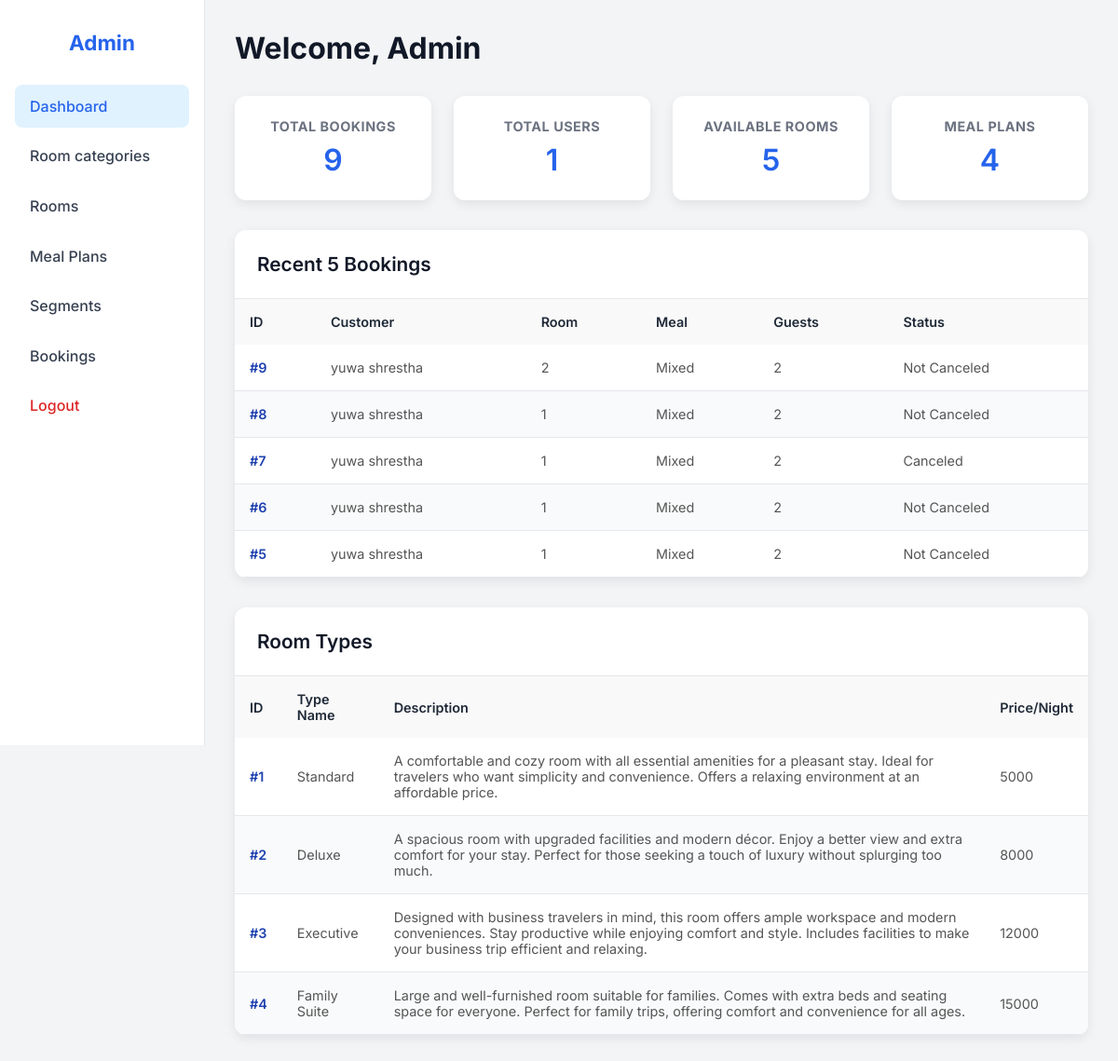
The app's page /admin_dashboard (signed in), older data.
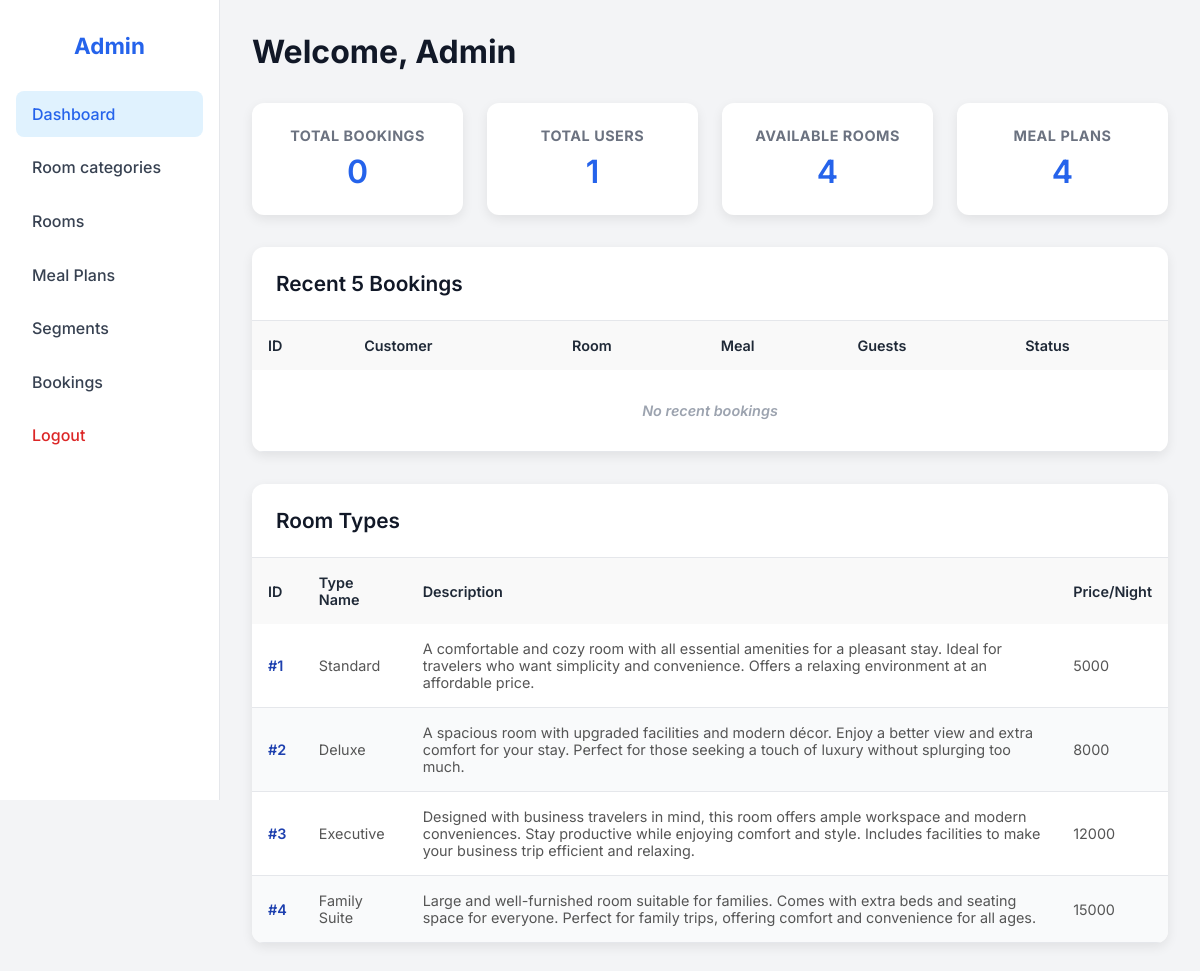
The same page, newer data.
### tables this page shows
CREATE TABLE bookings (
            booking_id INTEGER PRIMARY KEY AUTOINCREMENT,
            customer_id INTEGER NOT NULL,
            room_id INTEGER NOT NULL,
            meal_plan_id INTEGER NOT NULL,
            market_segment_id INTEGER NOT NULL,
            booking_status TEXT CHECK(booking_status IN ('Canceled','Not_Canceled')) NOT NULL,
            no_of_adults INTEGER NOT NULL,
            no_of_children INTEGER NOT NULL,
            no_of_weekend_nights INTEGER NOT NULL,
            no_of_week_nights INTEGER NOT NULL,
            required_car_parking_space INTEGER DEFAULT 0,
            lead_time INTEGER NOT NULL,
            arrival_year INTEGER NOT NULL,
            arrival_month INTEGER NOT NULL,
            arrival_date INTEGER NOT NULL,
            repeated_guest INTEGER DEFAULT 0,
            no_of_previous_cancellations INTEGER DEFAULT 0,
            no_of_previous_bookings_not_canceled INTEGER DEFAULT 0,
            avg_price_per_room REAL NOT NULL,
            no_of_special_requests INTEGER DEFAULT 0,
            total_nights INTEGER,
            total_guests INTEGER,
            created_at TIMESTAMP DEFAULT CURRENT_TIMESTAMP,
            updated_at TIMESTAMP DEFAULT CURRENT_TIMESTAMP,
            FOREIGN KEY(customer_id) REFERENCES customers(customer_id),
            FOREIGN KEY(room_id) REFERENCES rooms(room_id),
            FOREIGN KEY(meal_plan_id) REFERENCES meal_plans(meal_plan_id),
            FOREIGN KEY(market_segment_id) REFERENCES market_segments(market_segment_id)
        );

CREATE TABLE customers (
            customer_id INTEGER PRIMARY KEY AUTOINCREMENT,
            name TEXT NOT NULL,
            email TEXT UNIQUE NOT NULL,
            phone TEXT,
            address TEXT,
            password TEXT NOT NULL,
            is_admin INTEGER DEFAULT 0
        );

CREATE TABLE meal_plans (
            meal_plan_id INTEGER PRIMARY KEY AUTOINCREMENT,
            meal_plan_name TEXT UNIQUE NOT NULL,
            image_path TEXT
        );

CREATE TABLE room_types (
            room_type_id INTEGER PRIMARY KEY AUTOINCREMENT,
            room_type_name TEXT UNIQUE NOT NULL,
            description TEXT,
            price_per_night INTEGER,
            image_path TEXT
        );

### app.py (the view)
@app.route("/admin_dashboard")
@login_required
def admin_dashboard():
    if not session.get("is_admin"):
        flash("Admin access required.", "danger")
        return redirect(url_for("login"))
    conn = get_db_connection()
    total_bookings = conn.execute("SELECT COUNT(*) FROM bookings").fetchone()[0]
    available_rooms = conn.execute("""
        SELECT COUNT(*) FROM rooms
    """).fetchone()[0]
    total_meal_plans = conn.execute("SELECT COUNT(*) FROM meal_plans").fetchone()[0]
    total_users = conn.execute("SELECT COUNT(*) FROM customers WHERE is_admin=0").fetchone()[0]
    recent_bookings = conn.execute("""
    SELECT b.booking_id,
           c.name as customer_name,
           COALESCE(r.room_number, 'Deleted Room') as room_number,
           COALESCE(t.room_type_name, 'Unknown Type') as room_type_name,
           m.meal_plan_name,
           s.segment_name,
           b.no_of_adults,
           b.no_of_children,
           b.total_nights,
           b.booking_status,
           b.created_at
    FROM bookings b
    JOIN customers c ON b.customer_id = c.customer_id
    LEFT JOIN rooms r ON b.room_id = r.room_id
    LEFT JOIN room_types t ON r.room_type_id = t.room_type_id
    JOIN meal_plans m ON b.meal_plan_id = m.meal_plan_id
    JOIN market_segments s ON b.market_segment_id = s.market_segment_id
    ORDER BY b.created_at DESC
    LIMIT 5
""").fetchall()
    room_types = conn.execute("""
        SELECT room_type_id, room_type_name, description, price_per_night
        FROM room_types
        ORDER BY room_type_id
    """).fetchall()
    conn.close()
    return render_template(
        "admin_dashboard.html",
        total_bookings=total_bookings,
        available_rooms=available_rooms,
        total_meal_plans=total_meal_plans,
        total_users=total_users,
        recent_bookings=recent_bookings,
        room_types=room_types
    )

### app.py (called while the page is built)
def get_db_connection():
    conn = sqlite3.connect(DB_PATH)
    conn.row_factory = sqlite3.Row
    conn.execute("PRAGMA foreign_keys = ON")
    return conn

def login_required(f):
    @wraps(f)
    def decorated(*args, **kwargs):
        if "user_id" not in session:
            flash("Please login first.", "warning")
            next_url = request.url
            return redirect(url_for("login", next=next_url))
        return f(*args, **kwargs)
    return decorated

### templates/admin_dashboard.html (shortened to what the changed rows need)
<!DOCTYPE html>
<html lang="en">
<head>
    <link rel="stylesheet" href="{{ url_for('static', filename='css/admin_dashboard.css') }}">
    <link rel="stylesheet" href="{{ url_for('static', filename='css/flash.css') }}">
</head>
<body>
    <div class="dashboard">
        <aside class="sidebar">
            <h2>Admin</h2>
        </aside>
        <main class="main-content">
            <header class="main-header">
                <h1>Welcome, Admin</h1>
            </header>
            <section class="stats-section">
                <div class="stats-cards">
                    <div class="card">
                        <h3>Total Bookings</h3>
                        <p>{{ total_bookings }}</p>
                    </div>
                    <div class="card">
                        <h3>Available Rooms</h3>
                        <p>{{ available_rooms }}</p>
                    </div>
                </div>
            </section>
            <section class="recent-bookings-section">
                <div class="table-card">
                    <h2>Recent 5 Bookings</h2>
                    <div class="table-wrapper">
                        <table class="simple-table">
                            <thead>
                                <tr>
                                    <th>ID</th>
                                    <th>Customer</th>
                                    <th>Room</th>
                                    <th>Meal</th>
                                    <th>Guests</th>
                                    <th>Status</th>
                                </tr>
                            </thead>
                            <tbody>
                                {% for b in recent_bookings %}
                                <tr>
                                    <td>#{{ b.booking_id }}</td>
                                    <td>{{ b.customer_name }}</td>
                                    <td>{{ b.room_number }}</td>
                                    <td>{{ b.meal_plan_name }}</td>
                                    <td>{{ b.no_of_adults + b.no_of_children }}</td>
                                    <td>{{ "Canceled" if b.booking_status == "Canceled" else "Not Canceled" }}</td>
                                </tr>
                                {% else %}
                                <tr>
                                    <td colspan="6">No recent bookings</td>
                                </tr>
                                {% endfor %}
                            </tbody>
                        </table>
                    </div>
                </div>
            </section>
            <section>
                <div class="table-card">
                    <h2>Room Types</h2>
                    <div class="table-wrapper">
                        <table class="simple-table">
                            <thead>
                                <tr>
                                    <th>ID</th>
                                    <th>Type Name</th>
                                    <th>Description</th>
                                    <th>Price/Night</th>
                                </tr>
                            </thead>
                            <tbody>
                                {% for rt in room_types %}
                                <tr>
                                    <td>#{{ rt.room_type_id }}</td>
                                    <td>{{ rt.room_type_name }}</td>
                                    <td>{{ rt.description or "-" }}</td>
                                    <td>{{ rt.price_per_night or "-" }}</td>
                                </tr>
                                {% else %}
                                <tr>
                                    <td colspan="4">No room types available</td>
                                </tr>
                                {% endfor %}
                            </tbody>
                        </table>
                    </div>
                </div>
            </section>
        </main>
    </div>
</body>
</html>

Row changes from the older to the newer data that the page shows:
removed bookings: booking_id "9", customer_name "yuwa shrestha", room_number "2", meal_plan_name "Mixed", b.no_of_adults+b.no_of_children "2", booking_status "Not Canceled"
removed bookings: booking_id "8", customer_name "yuwa shrestha", room_number "1", meal_plan_name "Mixed", b.no_of_adults+b.no_of_children "2", booking_status "Not Canceled"
removed bookings: booking_id "7", customer_name "yuwa shrestha", room_number "1", meal_plan_name "Mixed", b.no_of_adults+b.no_of_children "2", booking_status "Canceled"
removed bookings: booking_id "6", customer_name "yuwa shrestha", room_number "1", meal_plan_name "Mixed", b.no_of_adults+b.no_of_children "2", booking_status "Not Canceled"
removed bookings: booking_id "5", customer_name "yuwa shrestha", room_number "1", meal_plan_name "Mixed", b.no_of_adults+b.no_of_children "2", booking_status "Not Canceled"
Text that changed along with them:
{{ total_bookings }}: "9" → "0"
{{ available_rooms }}: "5" → "4"
text now shown: "No recent bookings"
